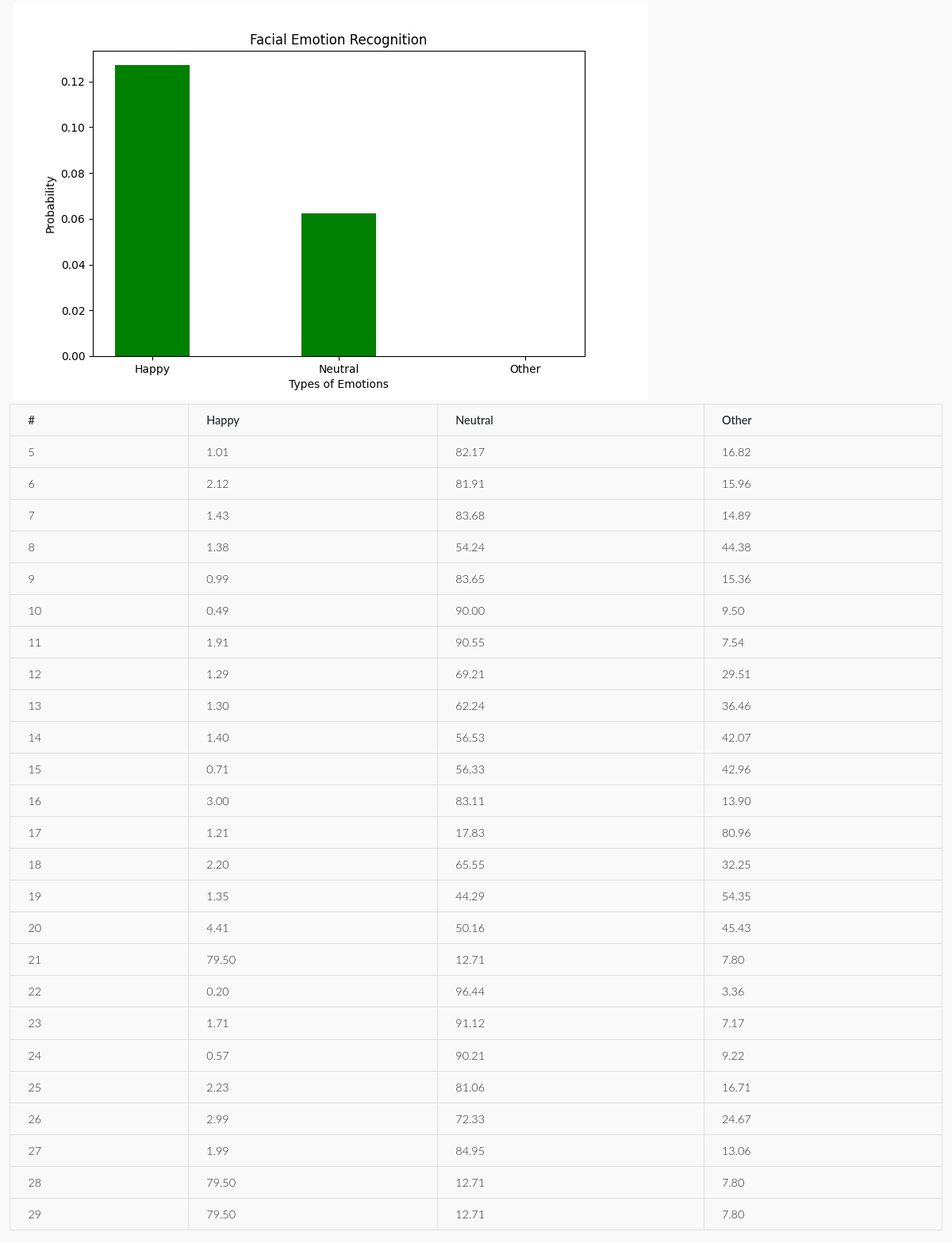
The app's page /trackmyInfo (lower part), older data.
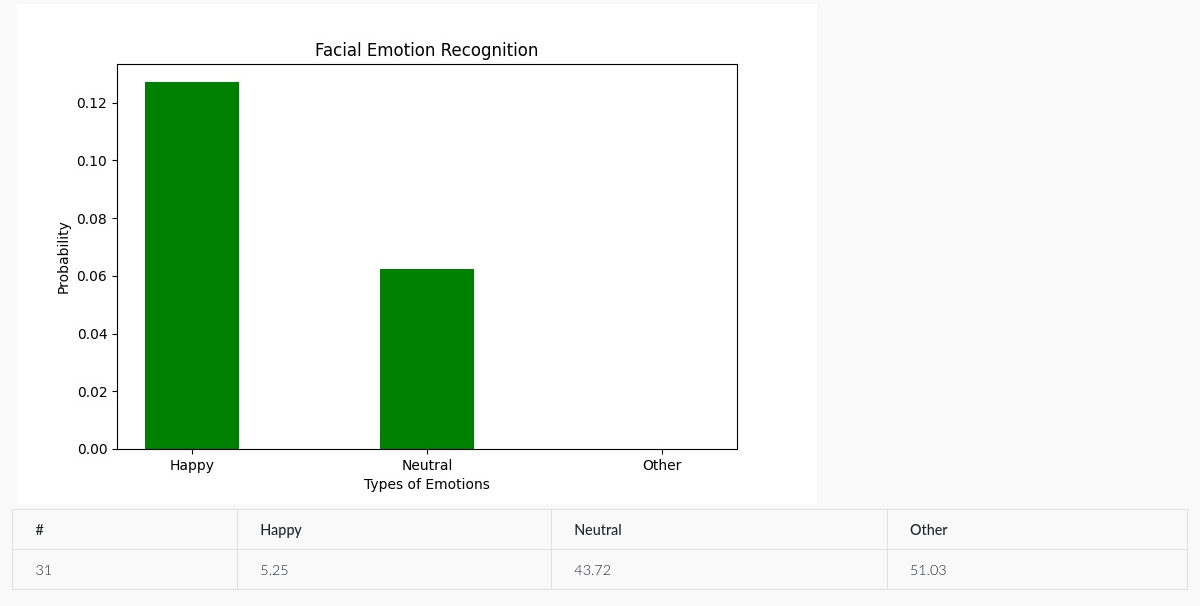
The same page, newer data.
### routes.py (models this page shows, shortened)
class ImageAnalysis(db.Model):
    imageid = db.Column(db.Integer(), primary_key=True)
    details = db.Column(db.String(length=1024), nullable=True)
    Angry = db.Column(db.Float())
    Disgust = db.Column(db.Float())
    Fear = db.Column(db.Float())
    Happy = db.Column(db.Float())
    Neutral = db.Column(db.Float())
    Sad = db.Column(db.Float())
    Surprise = db.Column(db.Float())

### routes.py (the view)
@app.route('/trackmyInfo')
def trackmyInfo():
    imageanalysis = ImageAnalysis.query.all()
    return render_template('tracking.html', bar="bar_plotcapture.jpg", imageanalysis=imageanalysis)

### templates/tracking.html (shortened to what this page needs)
{% extends 'base.html' %}
{% block content %}
<div class="container-fluid">
      <div class="row .shadow-2-strong">
        <div class="col-md-8">
            <div style="padding:5px;" >
              <img src="/static/images/{{bar}}" alt="Visualisation"/>
            </div>
        </div>
        <div class="col-md-12">
            <table class="table table-hover table-bordered table-sm">
                <thead>
                  <tr>
                    <th scope="col">#</th>
                    <th scope="col">Happy</th>
                    <th scope="col">Neutral</th>
                    <th scope="col">Other</th>
                   </tr>
                </thead>
                <tbody>
                    <tbody>
                        {% for image in imageanalysis %}
                            <tr>
                                <td>{{ image.imageid }}</td>
                                <td>{{ "%.2f"|format(image.Happy*100)}}</td>
                                <td>{{ "%.2f"|format(image.Neutral*100)}}</td>
                                <td>{{ "%.2f"|format(image.Angry*100 +image.Surprise*100 + image.Sad*100 + image.Disgust*100 + image.Fear*100) }}</td>
                            </tr>
                        {% endfor %}
                    </tbody>
                </tbody>
              </table>
        </div>
    </div>
</div>
{% endblock %}

### templates/base.html (shortened to what this page needs)
<!doctype html>
<!DOCTYPE html>
<html lang="en">
  <head>
    <link rel="stylesheet" href="https://use.fontawesome.com/releases/v5.15.2/css/all.css" />
    <link rel="stylesheet" href="{{ url_for('static', filename='css/mdb.min.css') }}"/>
    <link rel="stylesheet" href="{{ url_for('static', filename='app.css') }}"/>
    <body>
      {% block content %}
      {% endblock %}
    </body>
  </head>
</html>

### static/app.css (style rules this page uses)
* { box-sizing: border-box; }
:root { --color-white: #fff; --color-black: #000; --color-lightGray: #f9f9f9; --color-dark: #22322F; --color-darkGray: #333333; --color-primary: #71A89E; --header-height: 7.5rem; }
body { margin: 0; padding: 0; background-color: var(--color-lightGray); font-family: 'Lato', sans-serif; font-size: 1.125rem; }

Row changes from the older to the newer data that the page shows:
removed ImageAnalysis: imageid "5", image.Happy*100 "1.01", image.Neutral*100 "82.17", Angry+Surprise+Sad "16.82"
removed ImageAnalysis: imageid "6", image.Happy*100 "2.12", image.Neutral*100 "81.91", Angry+Surprise+Sad "15.96"
removed ImageAnalysis: imageid "7", image.Happy*100 "1.43", image.Neutral*100 "83.68", Angry+Surprise+Sad "14.89"
removed ImageAnalysis: imageid "8", image.Happy*100 "1.38", image.Neutral*100 "54.24", Angry+Surprise+Sad "44.38"
removed ImageAnalysis: imageid "9", image.Happy*100 "0.99", image.Neutral*100 "83.65", Angry+Surprise+Sad "15.36"
removed ImageAnalysis: imageid "10", image.Happy*100 "0.49", image.Neutral*100 "90.00", Angry+Surprise+Sad "9.50"
removed ImageAnalysis: imageid "11", image.Happy*100 "1.91", image.Neutral*100 "90.55", Angry+Surprise+Sad "7.54"
removed ImageAnalysis: imageid "12", image.Happy*100 "1.29", image.Neutral*100 "69.21", Angry+Surprise+Sad "29.51"
removed ImageAnalysis: imageid "13", image.Happy*100 "1.30", image.Neutral*100 "62.24", Angry+Surprise+Sad "36.46"
removed ImageAnalysis: imageid "14", image.Happy*100 "1.40", image.Neutral*100 "56.53", Angry+Surprise+Sad "42.07"
removed ImageAnalysis: imageid "15", image.Happy*100 "0.71", image.Neutral*100 "56.33", Angry+Surprise+Sad "42.96"
removed ImageAnalysis: imageid "16", image.Happy*100 "3.00", image.Neutral*100 "83.11", Angry+Surprise+Sad "13.90"
removed ImageAnalysis: imageid "17", image.Happy*100 "1.21", image.Neutral*100 "17.83", Angry+Surprise+Sad "80.96"
removed ImageAnalysis: imageid "18", image.Happy*100 "2.20", image.Neutral*100 "65.55", Angry+Surprise+Sad "32.25"
removed ImageAnalysis: imageid "19", image.Happy*100 "1.35", image.Neutral*100 "44.29", Angry+Surprise+Sad "54.35"
removed ImageAnalysis: imageid "20", image.Happy*100 "4.41", image.Neutral*100 "50.16", Angry+Surprise+Sad "45.43"
removed ImageAnalysis: imageid "21", image.Happy*100 "79.50", image.Neutral*100 "12.71", Angry+Surprise+Sad "7.80"
removed ImageAnalysis: imageid "22", image.Happy*100 "0.20", image.Neutral*100 "96.44", Angry+Surprise+Sad "3.36"
removed ImageAnalysis: imageid "23", image.Happy*100 "1.71", image.Neutral*100 "91.12", Angry+Surprise+Sad "7.17"
removed ImageAnalysis: imageid "24", image.Happy*100 "0.57", image.Neutral*100 "90.21", Angry+Surprise+Sad "9.22"
removed ImageAnalysis: imageid "25", image.Happy*100 "2.23", image.Neutral*100 "81.06", Angry+Surprise+Sad "16.71"
removed ImageAnalysis: imageid "26", image.Happy*100 "2.99", image.Neutral*100 "72.33", Angry+Surprise+Sad "24.67"
removed ImageAnalysis: imageid "27", image.Happy*100 "1.99", image.Neutral*100 "84.95", Angry+Surprise+Sad "13.06"
removed ImageAnalysis: imageid "28", image.Happy*100 "79.50", image.Neutral*100 "12.71", Angry+Surprise+Sad "7.80"
removed ImageAnalysis: imageid "29", image.Happy*100 "79.50", image.Neutral*100 "12.71", Angry+Surprise+Sad "7.80"
added ImageAnalysis: imageid "31", image.Happy*100 "5.25", image.Neutral*100 "43.72", Angry+Surprise+Sad "51.03"
